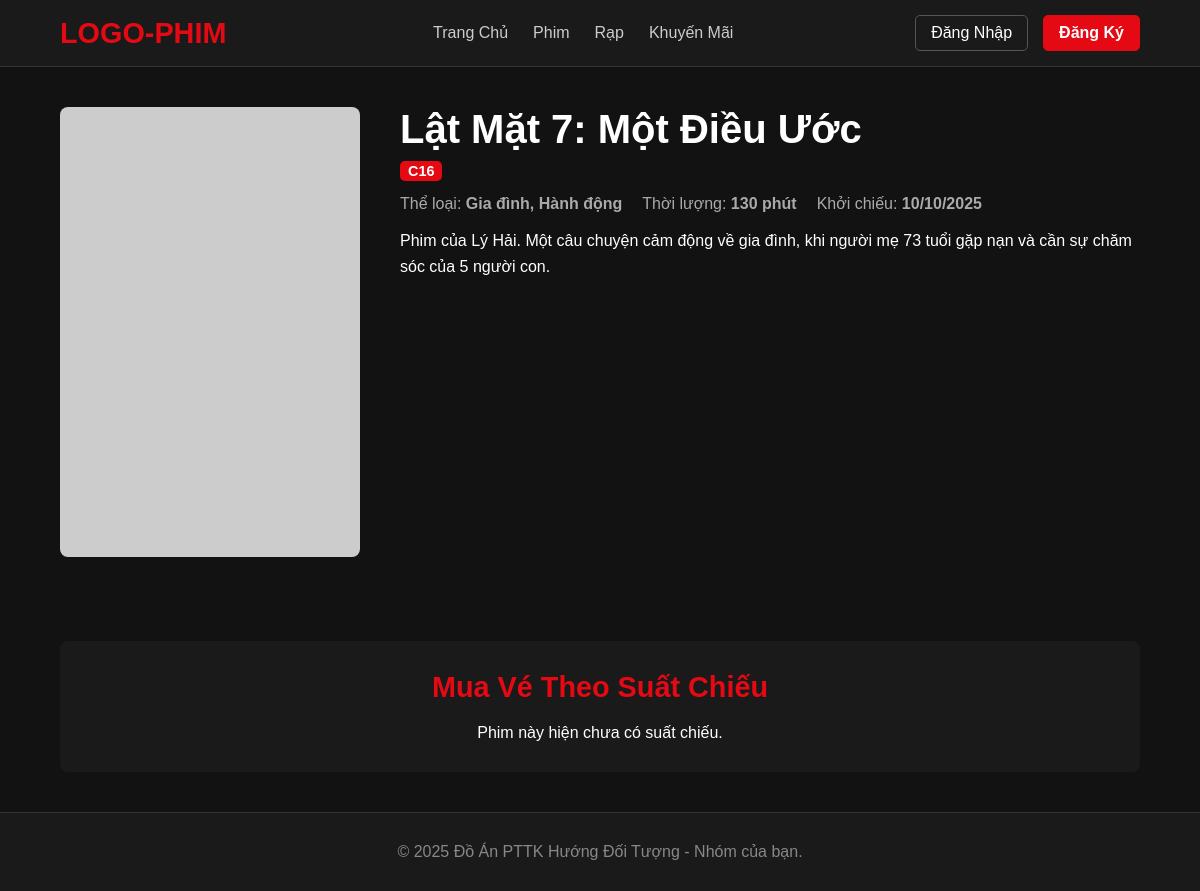
/USER/movie-details.php?id=1, run on an earlier commit of the app's database.
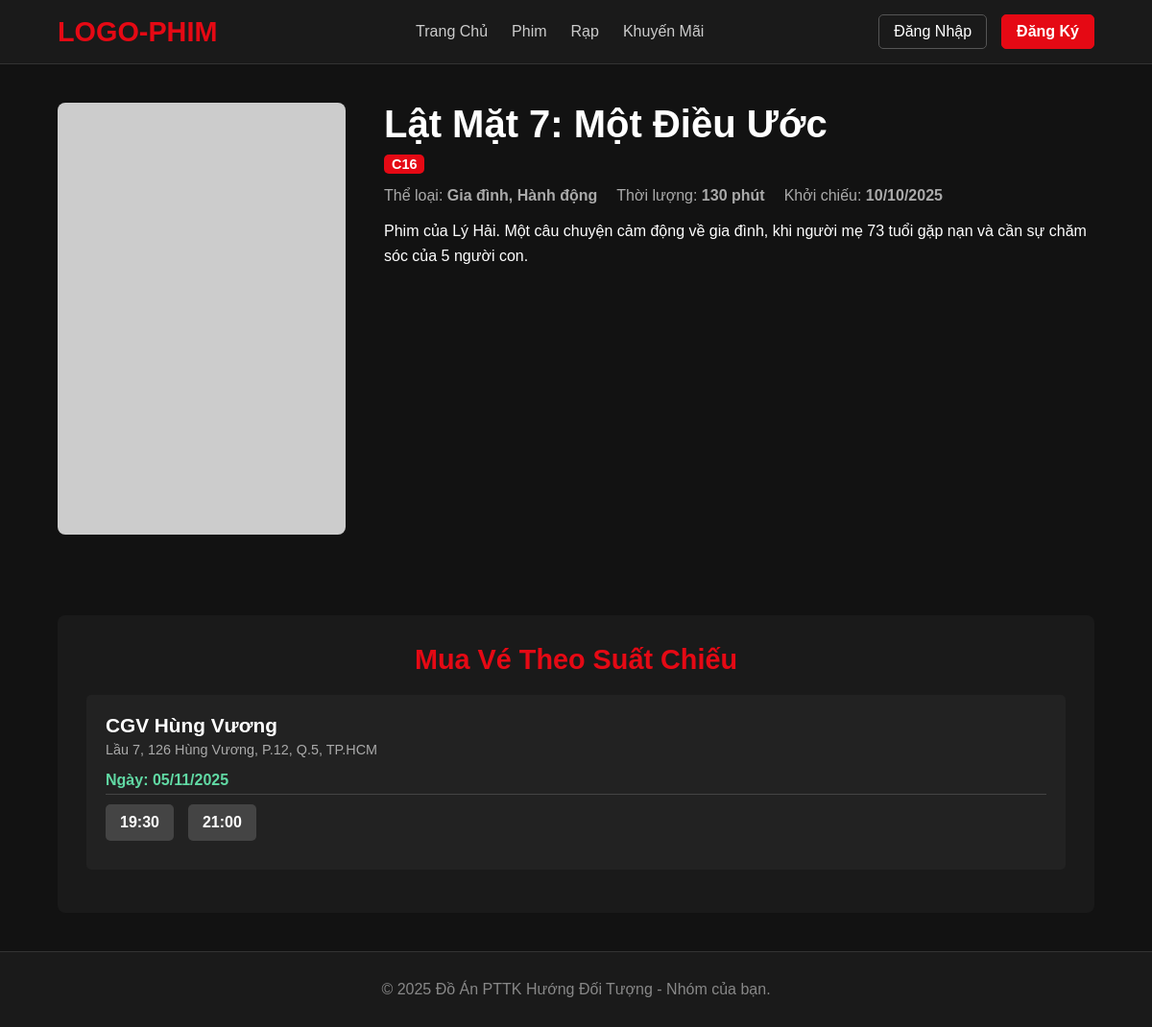
And on a later commit of the database.
### tables this page shows
CREATE TABLE `suatchieu` (
  `Id` int(11) NOT NULL,
  `NgayChieu` date NOT NULL,
  `GioBatDau` time NOT NULL,
  `DinhDang` varchar(10) DEFAULT '2D',
  `GiaVe` decimal(10,0) NOT NULL,
  `IdPhim` int(11) DEFAULT NULL,
  `IdPhongChieu` int(11) DEFAULT NULL
);

CREATE TABLE `rap` (
  `Id` int(11) NOT NULL,
  `TenRap` varchar(100) NOT NULL,
  `DiaChi` varchar(255) DEFAULT NULL
);

### BACKEND/Database.php (called while the page is built, shortened)
<?php
class Database {
    private $host = "localhost";
    private $db_name = "bookingfilm";
    private $username = "root";
    private $password = "";
    public function getConnection() {
        $this->conn = null;
        try {
            $this->conn = new mysqli($this->host, $this->username, $this->password, $this->db_name);
            $this->conn->set_charset("utf8mb4");
        } catch(Exception $e) {
            echo "Lỗi kết nối CSDL: " . $e->getMessage();
        }
        return $this->conn;
    }
}
?>

### BACKEND/DAO/PhimDAO.php (called while the page is built, shortened)
<?php
include_once __DIR__ . '/../Database.php';
include_once __DIR__ . '/../DTO/Phim.php';
class PhimDAO {
    public function getPhimById($id) {
        $this->db = (new Database())->getConnection();
        $sql = "SELECT * FROM Phim WHERE Id = ?";
        $stmt = $this->db->prepare($sql);
        $stmt->bind_param("i", $id);
        $stmt->execute();
        $result = $stmt->get_result();
        if ($result->num_rows == 1) {
            $row = $result->fetch_assoc();
            $phim = new Phim();
            $phim->setId($row['Id']);
            $phim->setTenPhim($row['TenPhim']);
            $phim->setMoTa($row['MoTa']);
            $phim->setTheLoai($row['TheLoai']);
            $phim->setThoiLuong($row['ThoiLuong']);
            $phim->setNgayKhoiChieu($row['NgayKhoiChieu']);
            $phim->setPosterUrl($row['PosterUrl']);
            $phim->setXepHang($row['XepHang']);
            return $phim;
        }
        return null;
    }
}
?>

### BACKEND/DTO/Phim.php (called while the page is built, shortened)
<?php
class Phim {
    private $TenPhim;
    public function getTenPhim() { return $this->TenPhim; }
    public function setTenPhim($tenPhim) { $this->TenPhim = $tenPhim; }
}
?>

### BACKEND/DAO/SuatChieuDAO.php (called while the page is built, shortened)
<?php
include_once __DIR__ . '/../Database.php';
class SuatChieuDAO {
    public function getSuatChieuByPhimId($phim_id) {
        $this->db = (new Database())->getConnection();
        $sql = "SELECT
                    sc.Id,
                    sc.NgayChieu,
                    sc.GioBatDau,
                    sc.GiaVe,
                    r.TenRap,
                    r.DiaChi,
                    p.TenPhong
                FROM SuatChieu sc
                JOIN PhongChieu p ON sc.IdPhongChieu = p.Id
                JOIN Rap r ON p.IdRap = r.Id
                WHERE
                    sc.IdPhim = ?
                    AND sc.NgayChieu >= CURDATE() -- Chỉ lấy suất chiếu từ hôm nay
                ORDER BY
                    r.TenRap, sc.NgayChieu, sc.GioBatDau";
        $stmt = $this->db->prepare($sql);
        $stmt->bind_param("i", $phim_id);
        $stmt->execute();
        $result = $stmt->get_result();
        $suatChieuList = [];
        if ($result->num_rows > 0) {
            while($row = $result->fetch_assoc()) {
                $suatChieuList[] = $row;
            }
        }
        return $suatChieuList;
    }
}
?>

### USER/movie-details.php (the view, shortened to what the changed rows need)
<?php
include_once __DIR__ . '/../TEMPLATES/header.php';
include_once __DIR__ . '/../BACKEND/DAO/PhimDAO.php';
include_once __DIR__ . '/../BACKEND/DAO/SuatChieuDAO.php';
$phim_id = (int)$_GET['id'];
$phimDAO = new PhimDAO();
$suatChieuDAO = new SuatChieuDAO();
$phim = $phimDAO->getPhimById($phim_id);
$list_suatchieu = $suatChieuDAO->getSuatChieuByPhimId($phim_id);
?>
<main>
    <section class="movie-hero">
        <div class="container movie-hero-container">
            <div class="movie-details">
                <h1><?php echo htmlspecialchars($phim->getTenPhim()); ?></h1>
            </div>
        </div>
    </section>
    <section class="booking-section container">
        <h2>Mua Vé Theo Suất Chiếu</h2>
        <div id="showtime-lists">
            <?php
            if (count($list_suatchieu) > 0) {
                $currentRap = "";
                $currentNgay = "";
                foreach($list_suatchieu as $sc) {
                    if ($sc['TenRap'] != $currentRap) {
                        $currentRap = $sc['TenRap'];
                        echo '<div class="cinema-item">';
                        echo '<h3>' . htmlspecialchars($currentRap) . '</h3>';
                        echo '<p>' . htmlspecialchars($sc['DiaChi']) . '</p>';
                        $currentNgay = "";
                    }
                    if ($sc['NgayChieu'] != $currentNgay) {
                        $currentNgay = $sc['NgayChieu'];
                        echo '<div class="date-group">';
                        echo '<h4>Ngày: ' . date('d/m/Y', strtotime($currentNgay)) . '</h4>';
                        echo '<div class="showtime-grid">';
                    }
                    echo '<a href="seat-selection.php?suatchieu_id=' . $sc['Id'] . '" class="showtime-btn">';
                    echo date('H:i', strtotime($sc['GioBatDau']));
                    echo '</a>';
                }
                echo '</div></div></div>';
            } else {
                echo "<p style='text-align: center;'>Phim này hiện chưa có suất chiếu.</p>";
            }
            ?>
        </div>
    </section>
</main> <?php

What changed in the data, as far as the page shows it:
now on this page (row edited): suatchieu: rap.TenRap "CGV Hùng Vương", rap.DiaChi "Lầu 7, 126 Hùng Vương, P.12, Q.5, TP.HCM", NgayChieu "05/11/2025", GioBatDau "19:30"
now on this page (row edited): suatchieu: GioBatDau "21:00"
Also different on the page:
text no longer shown: "Phim này hiện chưa có suất chiếu."
